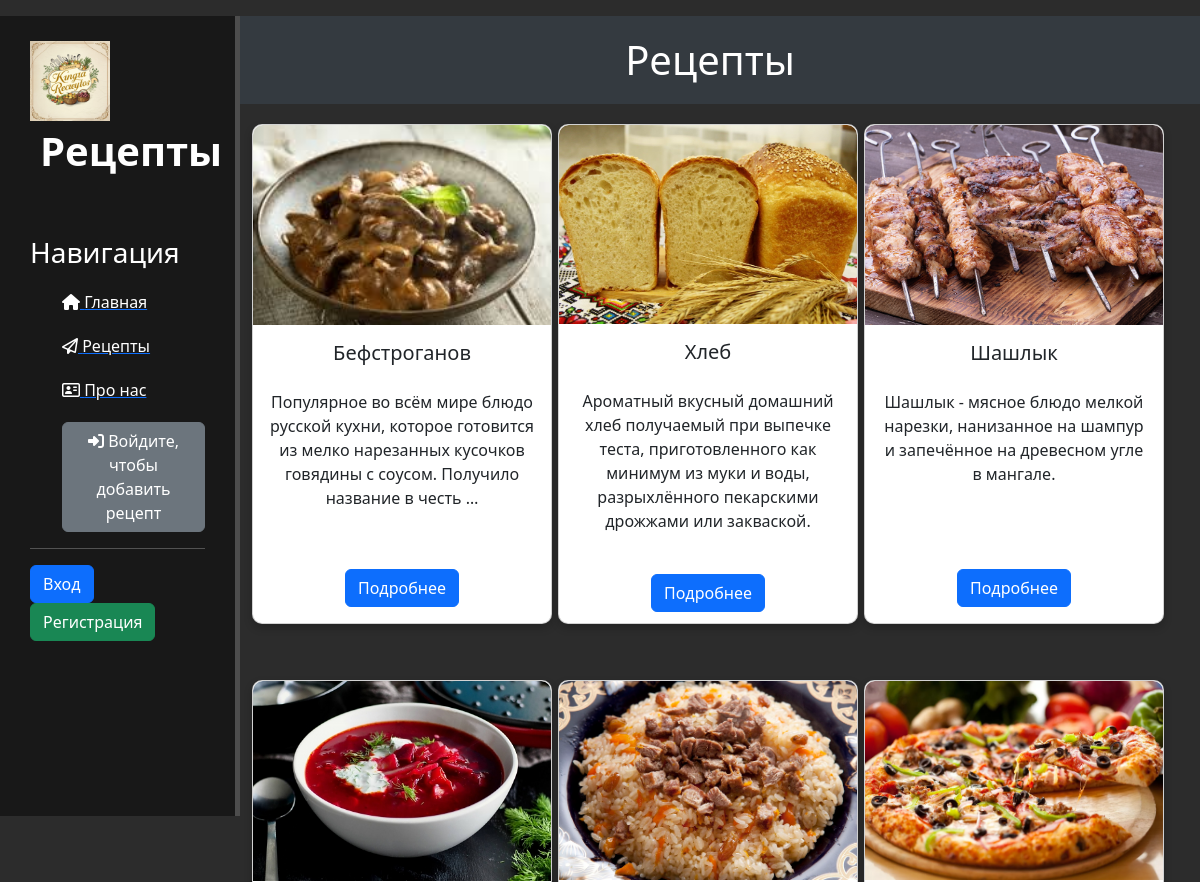
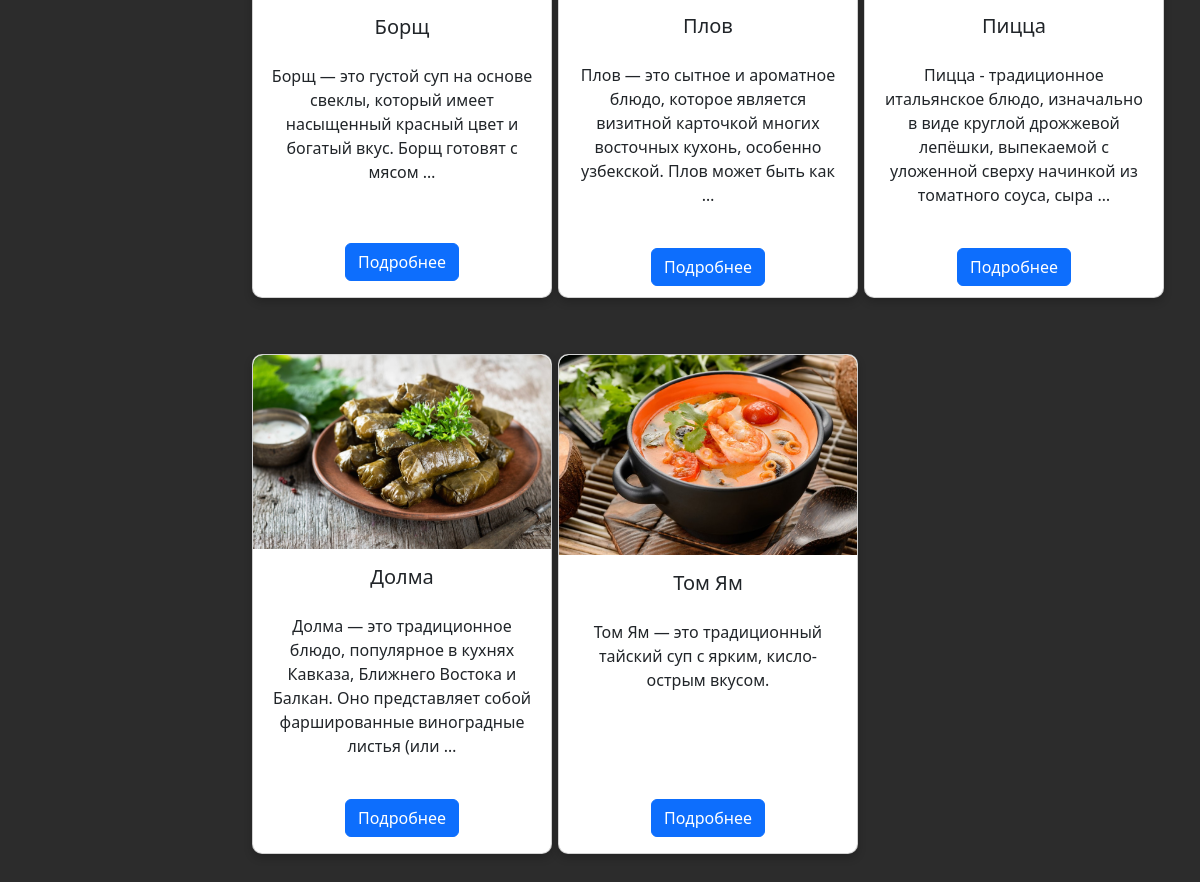
The app's page /recipes/ with its own data (2 pictures, top to bottom).
### recipes/models.py (models this page shows, shortened)
class Recipes(models.Model):
    title = models.CharField('Название', max_length=100)
    description = models.TextField('Описание', default='')
    steps = models.TextField('Шаги приготовления', default='')
    cooking_time = models.PositiveIntegerField('Время приготовления (мин)')
    ingredients = models.TextField('Ингредиенты', default='')
    image = models.ImageField('Изображение', upload_to='recipes/', blank=True, null=True)
    date = models.DateTimeField('Дата публикации', auto_now_add=True)
    author = models.ForeignKey(User, on_delete=models.CASCADE, verbose_name='Автор', default=1)
    class Meta:
        verbose_name = 'Рецепт'
        verbose_name_plural = 'Рецепты'

### recipes/views.py (the view)
# urls.py: path('', views.recipes_home, name='recipes_home'),
def recipes_home(request):
    recipes = Recipes.objects.all().order_by('-date')
    return render(request, 'recipes/recipes_home.html', {'recipes': recipes})

### recipes/templates/recipes/recipes_home.html (shortened to what this page needs)
{% extends 'main/layout.html' %}
{% block content %}
<h1 class="recipes-title">Рецепты</h1>
<div class="container">
    <div class="row">
        {% for recipe in recipes %}
        <div class="col-md-4">
            <div class="card">
                {% if recipe.image %}
                <img src="{{ recipe.image.url }}" class="card-img-top" alt="{{ recipe.title }}">
                {% endif %}
                <div class="card-body">
                    <h5 class="card-title">{{ recipe.title }}</h5>
                    <p class="card-text">{{ recipe.description|truncatewords:20 }}</p>
                    <a href="{% url 'recipes-detail' pk=recipe.pk %}" class="btn btn-primary">Подробнее</a>
                </div>
            </div>
        </div>
        {% empty %}
        <p>Рецептов пока нет.</p>
        {% endfor %}
    </div>
</div>
{% endblock %}

### main/static/main/css/main.css (style rules this page uses)
body { background: #2c2c2c; }
.recipes-title { color: #fff; background-color: #343a40; padding: 20px; text-align: center; margin-bottom: 20px; }
.card-body { display: flex; flex-wrap: wrap; gap: 15px; justify-content: center; flex-grow: 1; flex-direction: column; justify-content: space-between; }
.card { background: #fff; border-radius: 8px; overflow: hidden; width: 300px; text-align: center; margin-bottom: 50px; display: flex; flex-direction: column; justify-content: space-between; height: 90%; border-radius: 10px; box-shadow: 0px 4px 8px rgba(0, 0, 0, 0.2); }
.card-img-top { width: 100%; height: 200px; object-fit: cover; border-top-left-radius: 10px; border-top-right-radius: 10px; }
.card-title { font-size: 20px; margin-bottom: 10px; text-align: center; }
.card-text { flex-grow: 1; font-size: 16px; }
.card .btn { margin-top: 10px; align-self: center; }

### records on screen
Recipes: image (picture), title "Бефстроганов", description "Популярное во всём мире блюдо русской кухни, которое готовится из мелко нарезанных кусочков говядины с соусом. Получило название в честь …"
Recipes: image (picture), title "Хлеб", description "Ароматный вкусный домашний хлеб получаемый при выпечке теста, приготовленного как минимум из муки и воды, разрыхлённого пекарскими дрожжами или закваской."
Recipes: image (picture), title "Шашлык", description "Шашлык - мясное блюдо мелкой нарезки, нанизанное на шампур и запечённое на древесном угле в мангале."
Recipes: image (picture), title "Борщ", description "Борщ — это густой суп на основе свеклы, который имеет насыщенный красный цвет и богатый вкус. Борщ готовят с мясом …"
Recipes: image (picture), title "Плов", description "Плов — это сытное и ароматное блюдо, которое является визитной карточкой многих восточных кухонь, особенно узбекской. Плов может быть как …"
Recipes: image (picture), title "Пицца", description "Пицца - традиционное итальянское блюдо, изначально в виде круглой дрожжевой лепёшки, выпекаемой с уложенной сверху начинкой из томатного соуса, сыра …"
Recipes: image (picture), title "Долма", description "Долма — это традиционное блюдо, популярное в кухнях Кавказа, Ближнего Востока и Балкан. Оно представляет собой фаршированные виноградные листья (или …"
Recipes: image (picture), title "Том Ям", description "Том Ям — это традиционный тайский суп с ярким, кисло-острым вкусом."
